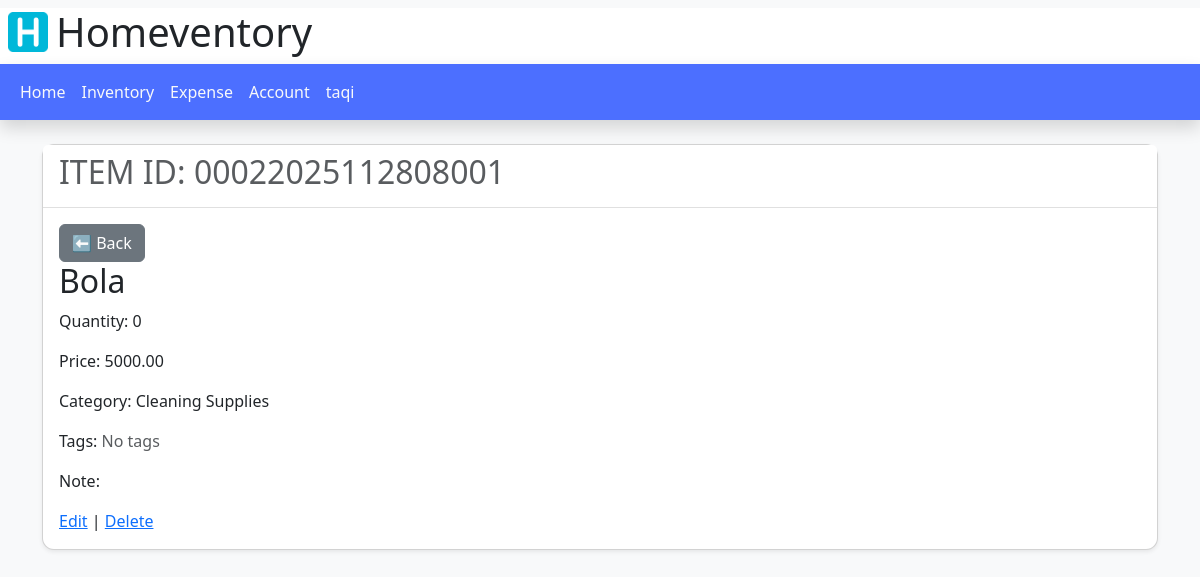
/inventory/00022025112808001/ (signed in), run on an earlier commit of the app's database.
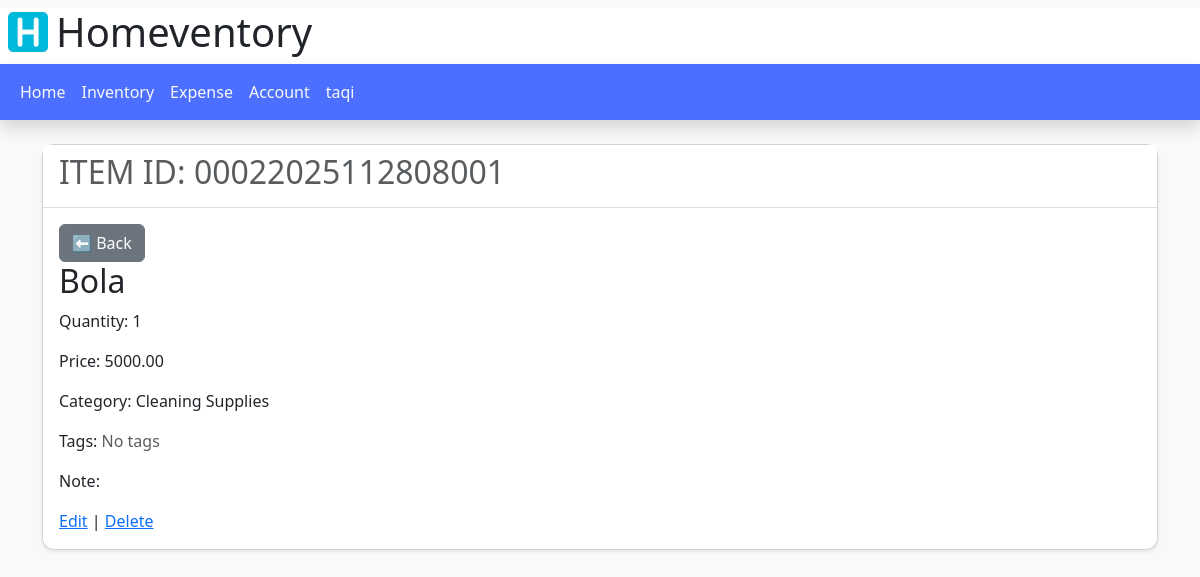
And on a later commit of the database.
### inventory/models.py (models this page shows, shortened)
class Inventory(models.Model):
    item_id = models.CharField(max_length=50,primary_key=True, unique=True)
    item_name = models.CharField(max_length=100)
    item_price = models.DecimalField(max_digits=10, decimal_places=2, blank=True, null=True)
    quantity = models.IntegerField()
    unit = models.ForeignKey(Unit, on_delete=models.CASCADE, null=True, blank=True)
    expiry_date = models.DateField(null=True, blank=True)
    note = models.TextField(blank=True)
    category = models.ForeignKey(Category, on_delete=models.CASCADE)
    tags = models.ManyToManyField(Tag, blank=True)
    created_at = models.DateTimeField(auto_now_add=True)
    updated_at = models.DateTimeField(auto_now=True)
    household = models.ForeignKey(Household, on_delete=models.CASCADE)

class Category(models.Model):
    category_name = models.CharField(max_length=100)
    household = models.ForeignKey(Household, on_delete=models.CASCADE)
    def __str__(self): return self.category_name

### inventory/views.py (the view)
@login_required
def item_detail(request, pk):
    print("DEBUG PK:", pk)
    item = get_object_or_404(Inventory, pk=pk)
    return render(request, 'inventory/item_detail.html', {'item': item})

### inventory/templates/inventory/item_detail.html
{% extends 'base.html' %}
{% block content %}
<div class="container mt-4">
    <div class="card shadow-sm">
        <div class="card-header">
            <h2 class="text-muted">ITEM ID: {{ item.item_id }}</h2>
        </div>
        <div class="card-body">
            <button class="btn btn-secondary" onclick="window.history.back()">⬅ Back</button>
            <h2>{{ item.item_name }}</h2>
            <p>Quantity: {{ item.quantity }}</p>
            <p>Price: {{ item.item_price }}</p>
            <p>Category: {{ item.category }}</p>
            <p>Tags:
                {% for tag in item.tags.all %}
                {{ tag.tag_name }}{% if not forloop.last %}, {% endif %}
                {% empty %}
                    <span class="text-muted">No tags</span>
                {% endfor %}
            </p>
            <p>Note: {{ item.note }}</p>
            <a href="{% url 'item_edit' item.item_id %}">Edit</a> |
            <a href="{% url 'item_delete' item.item_id %}">Delete</a>
        </div>
    </div>
</div>
{% endblock %}

What changed in the data, as far as the page shows it:
changed Inventory "Bola": quantity "0" → "1"
